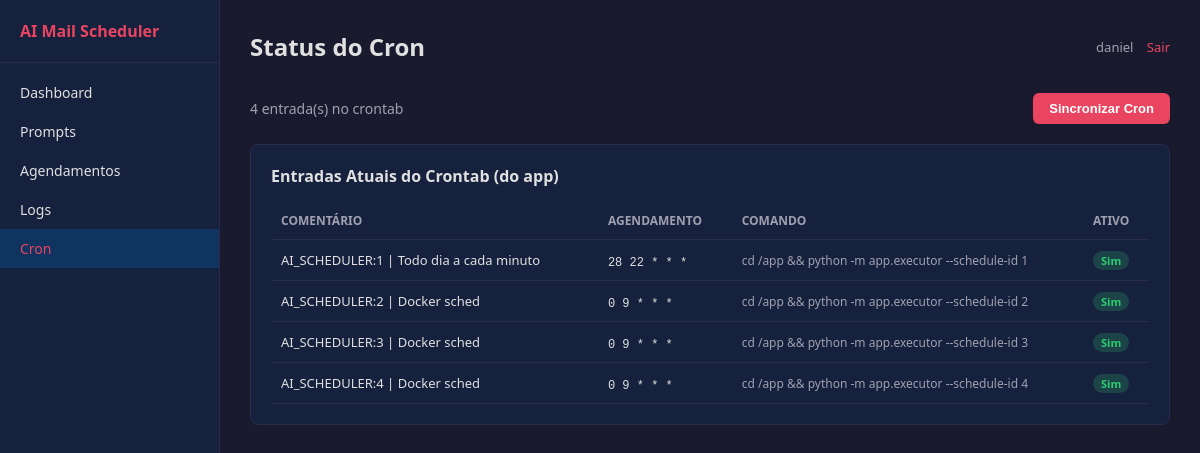
/cron/status (signed in), run on the app's committed database.
### tables this page shows
CREATE TABLE users (
            id INTEGER PRIMARY KEY AUTOINCREMENT,
            username TEXT UNIQUE NOT NULL,
            password TEXT NOT NULL,
            created_at DATETIME DEFAULT CURRENT_TIMESTAMP
        );

CREATE TABLE schedules (
            id INTEGER PRIMARY KEY AUTOINCREMENT,
            prompt_id INTEGER NOT NULL,
            cron_expr TEXT NOT NULL,
            description TEXT,
            email_to TEXT NOT NULL,
            active BOOLEAN DEFAULT 1,
            last_run_at DATETIME,
            created_at DATETIME DEFAULT CURRENT_TIMESTAMP,
            updated_at DATETIME DEFAULT CURRENT_TIMESTAMP,
            FOREIGN KEY (prompt_id) REFERENCES prompts(id)
        );

### app/routes.py (the view)
@routes_bp.route("/cron/status")
@login_required
def cron_status():
    try:
        from app.cron_manager import get_cron_status
        entries = get_cron_status()
    except Exception:
        entries = []
    return render_template("cron_status.html", entries=entries)

### app/__init__.py (called while the page is built)
def create_app():
    app = Flask(__name__)
    app.secret_key = os.getenv("SECRET_KEY", "dev-secret-change-me")
    login_manager.init_app(app)
    login_manager.login_view = "auth.login"
    login_manager.login_message = "Faça login para acessar esta página."
    from app.models import init_db, UserModel
    init_db(app)
    @login_manager.user_loader
    def load_user(user_id):
        return UserModel.get(user_id)
    from app.auth import auth_bp
    from app.routes import routes_bp
    app.register_blueprint(auth_bp, url_prefix="/auth")
    app.register_blueprint(routes_bp)
    return app

### app/cron_manager.py (called while the page is built, shortened)
def _is_docker():
    if os.environ.get("CRON_MODE", "").lower() == "docker":
        return True
    return not os.path.exists("/usr/bin/crontab")

def get_cron_status():
    if _is_docker():
        from app.models import Schedule
        active = Schedule.get_active_schedules()
        return [{
            "comment": f"AI_SCHEDULER:{s['id']} | {s['description']}",
            "schedule": s["cron_expr"],
            "command": f"cd /app && python -m app.executor --schedule-id {s['id']}",
            "enabled": True,
            "docker_mode": True,
        } for s in active]

### app/models.py (called while the page is built)
def get_db():
    if "db" not in current_app.config:
        os.makedirs(DATABASE_DIR, exist_ok=True)
        conn = sqlite3.connect(DATABASE_PATH)
        conn.row_factory = sqlite3.Row
        conn.execute("PRAGMA journal_mode=WAL")
        conn.execute("PRAGMA foreign_keys=ON")
        current_app.config["db"] = conn
    return current_app.config["db"]

def query(sql, params=(), one=False):
    db = get_db()
    cur = db.execute(sql, params)
    if one:
        return cur.fetchone()
    return cur.fetchall()

    @staticmethod
    def get_by_id(user_id):
        return query("SELECT * FROM users WHERE id = ?", (user_id,), one=True)

    @property
    def username(self):
        return self._row["username"]

    @staticmethod
    def get(user_id):
        row = User.get_by_id(int(user_id))
        if row:
            return UserModel(row)
        return None

    @staticmethod
    def get_active_schedules():
        return query("""
            SELECT s.*, p.title as prompt_title, p.content as prompt_content,
                   p.tone as prompt_tone, p.format as prompt_format
            FROM schedules s
            JOIN prompts p ON s.prompt_id = p.id
            WHERE s.active = 1 AND p.active = 1
        """)

### app/templates/cron_status.html
{% extends "base.html" %}
{% block header %}Status do Cron{% endblock %}
{% block content %}
<div class="toolbar">
    <span style="color:var(--muted); font-size:14px;">{{ entries|length }} entrada(s) no crontab</span>
    <form method="POST" action="/cron/sync" class="inline-form">
        <button class="btn btn-primary">Sincronizar Cron</button>
    </form>
</div>
<div class="card">
    <h3>Entradas Atuais do Crontab (do app)</h3>
    {% if entries %}
    <table>
        <thead>
            <tr>
                <th>Comentário</th>
                <th>Agendamento</th>
                <th>Comando</th>
                <th>Ativo</th>
            </tr>
        </thead>
        <tbody>
            {% for e in entries %}
            <tr>
                <td style="font-size:13px;">{{ e.comment }}</td>
                <td><code style="font-size:12px;">{{ e.schedule }}</code></td>
                <td style="font-size:12px; color:var(--muted); max-width:300px; overflow:hidden; text-overflow:ellipsis; white-space:nowrap;">{{ e.command }}</td>
                <td><span class="badge badge-{{ 'success' if e.enabled else 'error' }}">{{ 'Sim' if e.enabled else 'Não' }}</span></td>
            </tr>
            {% endfor %}
        </tbody>
    </table>
    {% else %}
    <div class="empty-state"><p>Nenhuma entrada do app no crontab.</p></div>
    {% endif %}
</div>
{% endblock %}

### app/templates/base.html (shortened to what this page needs)
<!DOCTYPE html>
<html lang="pt-BR">
<head>
</head>
<body>
    <aside class="sidebar">
        <h2>AI Mail Scheduler</h2>
        <nav>
            <a href="/" class="{% if request.path == '/' %}active{% endif %}">Dashboard</a>
            <a href="/prompts" class="{% if request.path.startswith('/prompts') %}active{% endif %}">Prompts</a>
            <a href="/schedules" class="{% if request.path.startswith('/schedules') %}active{% endif %}">Agendamentos</a>
            <a href="/logs" class="{% if request.path.startswith('/logs') %}active{% endif %}">Logs</a>
            <a href="/cron/status" class="{% if request.path.startswith('/cron') %}active{% endif %}">Cron</a>
        </nav>
    </aside>
    <main class="main">
        <div class="header">
            <h1>{% block header %}Dashboard{% endblock %}</h1>
            <div class="user-info">
                {{ current_user.username }}
                <a href="/auth/logout">Sair</a>
            </div>
        </div>
        {% block content %}{% endblock %}
    </main>
</body>
</html>

### app/templates/base.html (style rules this page uses)
:root { --bg: #1a1a2e; --card: #16213e; --accent: #0f3460; --text: #e0e0e0; --muted: #a0a0b0; --red: #e94560; --green: #2ecc71; --yellow: #f39c12; --border: #2a2a4a; }
* { margin: 0; padding: 0; box-sizing: border-box; }
body { font-family: 'Segoe UI', Arial, sans-serif; background: var(--bg); color: var(--text); min-height: 100vh; display: flex; }
.sidebar { width: 220px; background: var(--card); padding: 20px 0; min-height: 100vh; border-right: 1px solid var(--border); position: fixed; top: 0; left: 0; bottom: 0; }
.sidebar h2 { color: var(--red); padding: 0 20px 20px; font-size: 16px; border-bottom: 1px solid var(--border); margin-bottom: 10px; }
.sidebar nav a { display: block; padding: 10px 20px; color: var(--text); text-decoration: none; font-size: 14px; transition: background 0.2s; }
.sidebar nav a:hover, .sidebar nav a.active { background: var(--accent); color: var(--red); }
.main { margin-left: 220px; flex: 1; padding: 30px; }
.header { display: flex; justify-content: space-between; align-items: center; margin-bottom: 30px; }
.header h1 { font-size: 24px; color: var(--text); }
.header .user-info { font-size: 13px; color: var(--muted); }
.header .user-info a { color: var(--red); text-decoration: none; margin-left: 10px; }
.card { background: var(--card); border: 1px solid var(--border); border-radius: 8px; padding: 20px; margin-bottom: 20px; }
.card h3 { color: var(--text); margin-bottom: 15px; font-size: 16px; }
table { width: 100%; border-collapse: collapse; }
th { text-align: left; padding: 10px; font-size: 12px; color: var(--muted); text-transform: uppercase; border-bottom: 1px solid var(--border); }
td { padding: 10px; font-size: 14px; border-bottom: 1px solid var(--border); }
.btn { display: inline-block; padding: 8px 16px; border-radius: 6px; font-size: 13px; font-weight: 600; cursor: pointer; border: none; text-decoration: none; transition: opacity 0.2s; }
.btn-primary { background: var(--red); color: #fff; }
.badge { display: inline-block; padding: 2px 8px; border-radius: 12px; font-size: 11px; font-weight: 600; }
.badge-success { background: rgba(46, 204, 113, 0.2); color: var(--green); }
.toolbar { display: flex; justify-content: space-between; align-items: center; margin-bottom: 20px; }
.inline-form { display: inline; }

### data on the page
users: username "daniel"
schedules: comment "AI_SCHEDULER:1 | Todo dia a cada minuto", schedule "28 22 * * *", command "cd /app && python -m app.executor --schedule-id 1", enabled "Sim"
schedules: comment "AI_SCHEDULER:2 | Docker sched", schedule "0 9 * * *", command "cd /app && python -m app.executor --schedule-id 2", enabled "Sim"
schedules: comment "AI_SCHEDULER:3 | Docker sched", schedule "0 9 * * *", command "cd /app && python -m app.executor --schedule-id 3", enabled "Sim"
schedules: comment "AI_SCHEDULER:4 | Docker sched", schedule "0 9 * * *", command "cd /app && python -m app.executor --schedule-id 4", enabled "Sim"

### other printed values
{{ entries|length }} "4"
